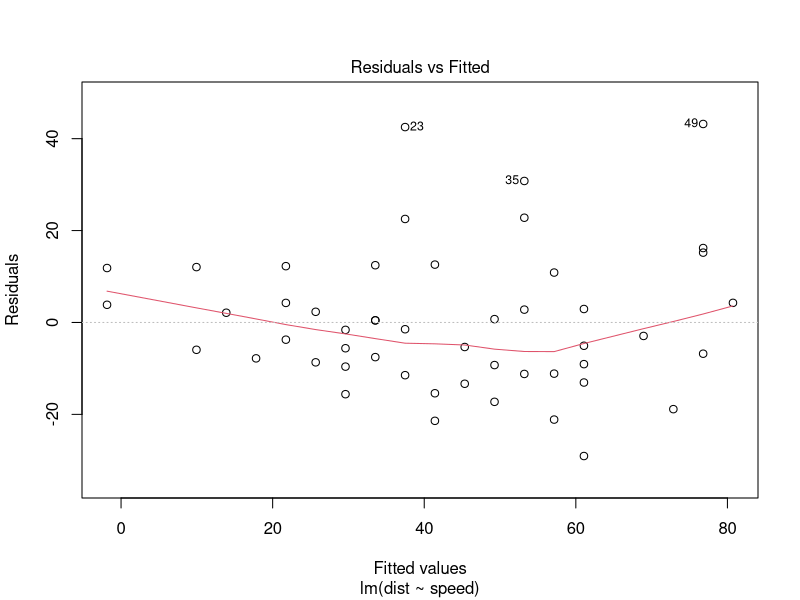
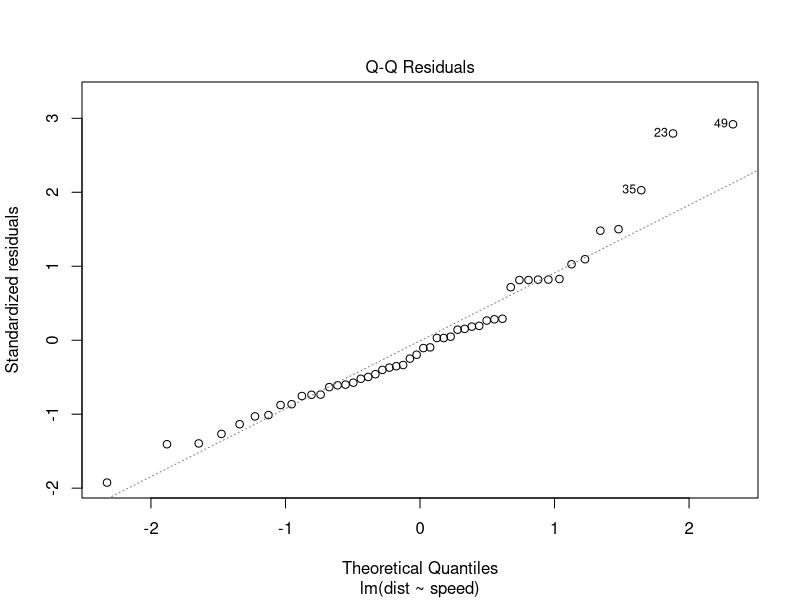
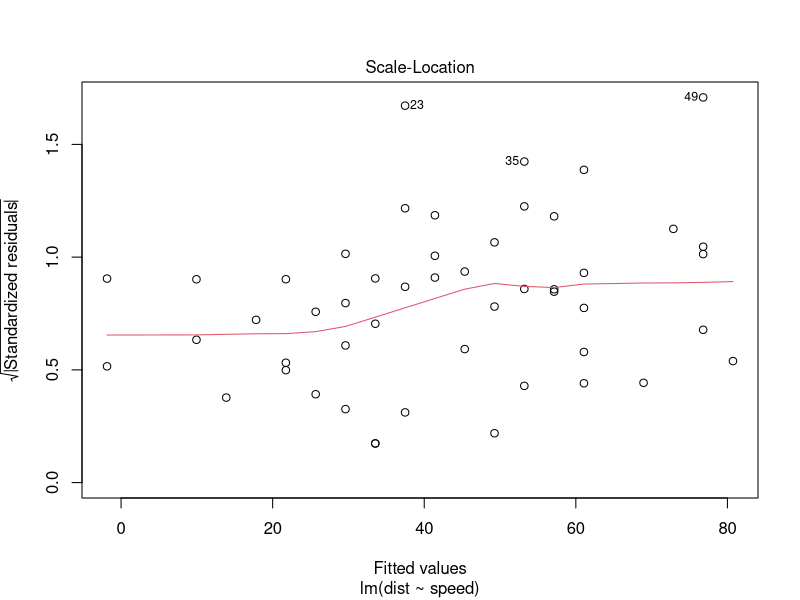
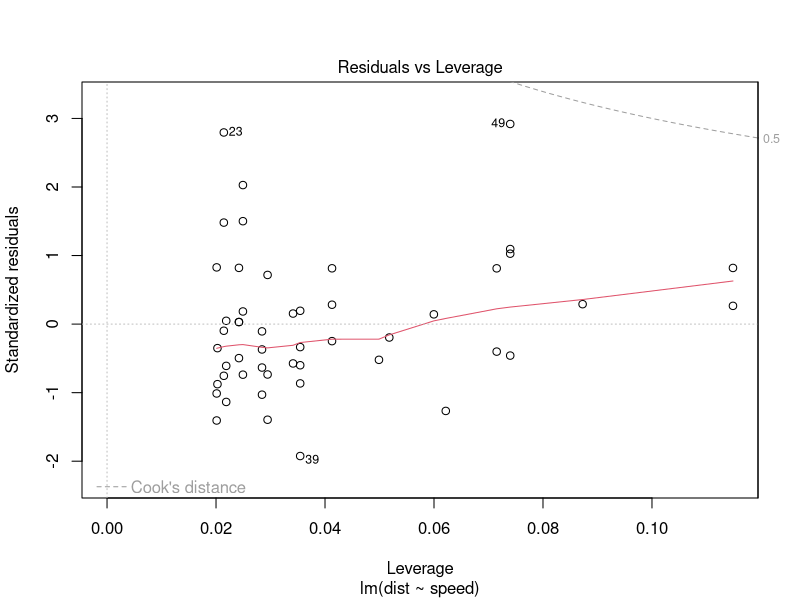
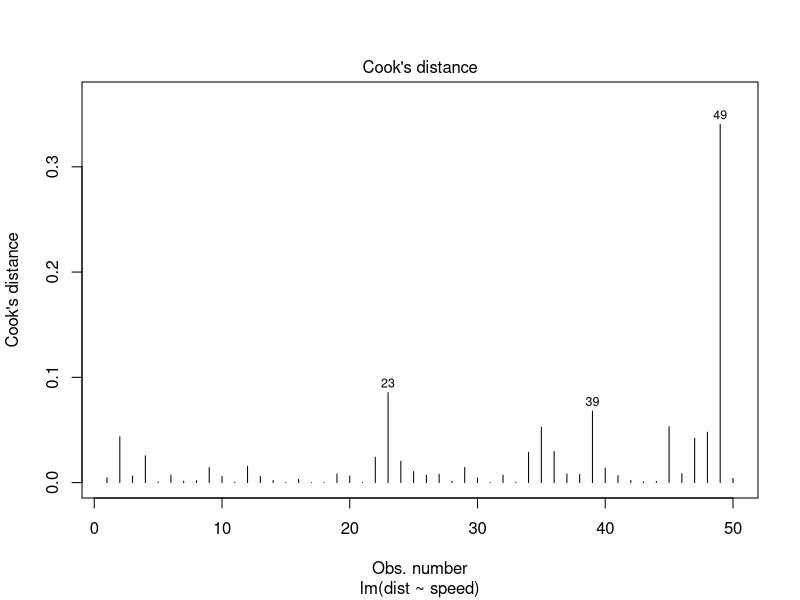
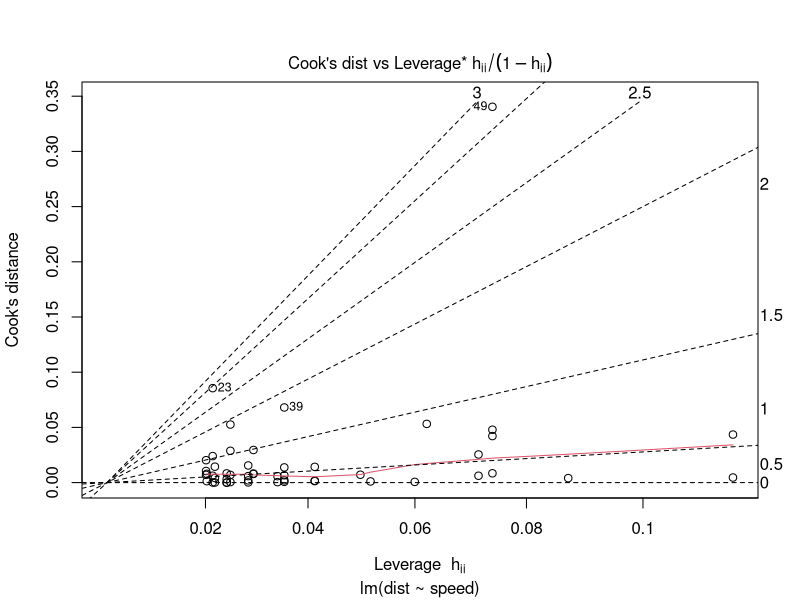
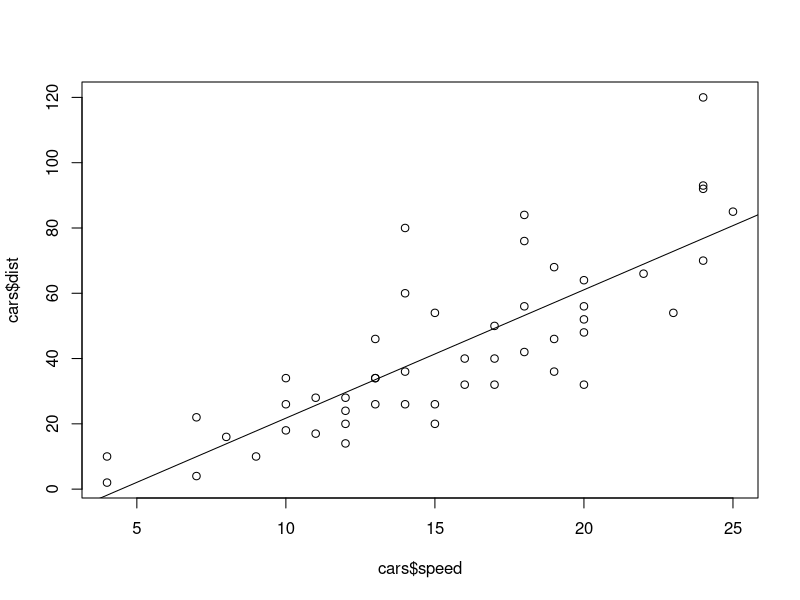
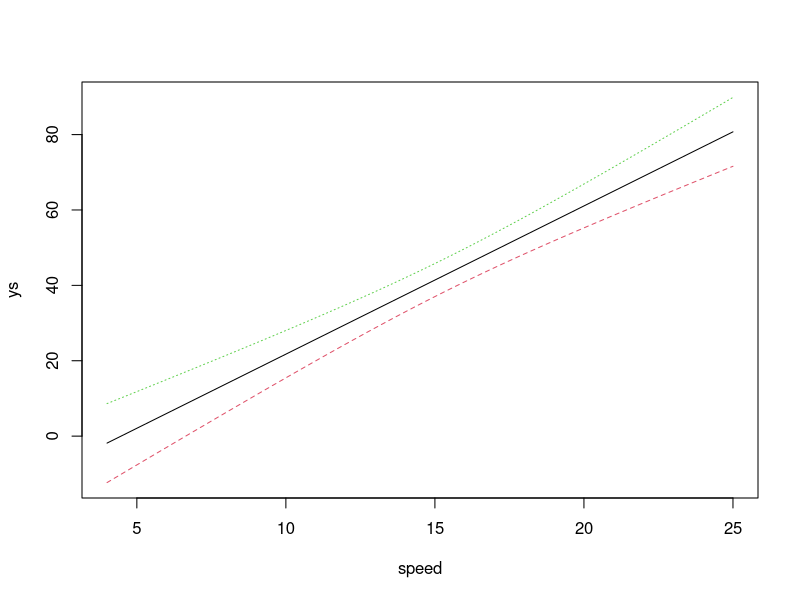

Write R code to recreate these figures, in order. (Note: this script raises an error after producing the figures.)
### 1 단순 선형 회귀(Simple Linear Regression)

# 1.1 모델 생성

data(cars)
head(cars)

m <- lm ( dist ~ speed , cars )
m

# 1.2 선형회귀 결과 추출

# 회귀 계수
coef(m)

# 예측 값(Fitted Values)
fitted ( m ) [1:4]

# 잔차(Residuals)
residuals ( m ) [1:4]

fitted ( m ) [1:4] + residuals ( m ) [1:4] # 예측값 + 잔차 = 원본데이터
cars $ dist [1:4]

# 계수의 신뢰구간
confint ( m )

# 잔차 제곱 합
deviance ( m )

sum (( cars $ dist - predict (m , newdata = cars ) ) ^2)


# 1.3 예측과 신뢰구간
# 예측값
predict (m , newdata = data.frame ( speed =3) )

# 예측값 확인
coef ( m )
-17.579095 + 3.932409 * 3

# 1.3 예측값 + 신뢰구간
predict (m , newdata = data.frame ( speed = c (3) ) , interval = "confidence" )

# 오차항을 고려한 신뢰구간
predict (m , newdata = data.frame ( speed = c (3) ) , interval = "prediction" )

# 1.4 모형 평가
summary ( m )

# 설명 변수 평가

# Estimate 열은 절편과 계수의 추정치
# Pr(> |t|)열은 t 분포를 사용하여 각 변수가 얼마나 유의한지
# Pr(> |t|)열 바로 뒤에 * 또는 ***로 표시된 문자열은 p value의 범위

# 결정계수와 F 통계량

# R-squared(R2 와 Adjusted R-squared)
# R2 는 설명 변수가 늘어나면 그 값이 커지는 성질이 있으므로
# R2를 자유도로 나눈 Adjusted R-suqared가 더 많이 사용


# 1.5 ANOVA 및 모델간의 비교
anova(m) # summary가 보여주는 F통계량과 동일

# anova() 함수를 사용해 완전 모형과 축소 모형을 직접 비교
full <- lm ( dist ~ speed , data = cars )
reduced <- lm ( dist ~ 1 , data = cars )

full
reduced

# 두 모델 비교
anova ( reduced , full )

# 모델을 비교한 결과 F 통계량은 89.567이며 p 값은 아주 작게 나타났다.
# 따라서 reduced 모델과 full 모델간에는 유의한 차이가 있다. 
# speed 열이 유의미한 설명변수임을 뜻한다.

# 1.6 모델 평가 차트
plot(m)

# ‘Residuals vs Fitted’ : X축에 선형회귀로 적합된 값, Y축에 적합된 값과 실 데이터의 차이인 잔차를 보여준다. 
# ‘Noraml Q-Q’ : 잔차가 정규분포를 따르는지 확인하기 위한 목적
# ‘Scale-Location’ : X축에 선형회귀로 적합된 값, Y축에 표준화 잔차
# ’Residuals vs Leverage’는 X축에 Leverage, Y축에 표준화 잔차


# 관찰값별 Cook’s Distance
plot ( m , which = 4 )

# 각 관찰값에 대한 Leverage와 Cook’s Distance
plot ( m , which = 6 )

# 1.7 회귀 직선의 시각화

plot ( cars $ speed , cars $ dist )
abline ( coef ( m ) )

# 추정값의 신뢰구간 포함

summary ( cars $ speed )

predict (m ,
         newdata = data.frame ( speed = seq (4.0 , 25.0 , .2 ) ) ,
         interval = "confidence" )

speed <- seq ( min ( cars $ speed ) , max ( cars $ speed ) , .1 )

ys <- predict (m , newdata = data.frame ( speed = speed ) ,
               interval = "confidence" )


matplot ( speed , ys , type = 'n')
matlines ( speed , ys )



### 2 중선형회귀(Multiple Linear Regression)
# 2.1 모델 생성 및 평가

m <- lm ( Sepal.Length ~ Sepal.Width + Petal.Length + Petal.Width ,
          data = iris )
m

summary ( m )

# 중선형회귀에서의 귀무가설은 ‘H0: 모든 계수가 0 (즉 β0 = β1 = · · · = 0)’
# 하나의 설명변수라도 0이 아닌 계수를 갖게되면 모델이 유의한것으로 판단

# 2.2 범주형변수

m <- lm ( Sepal.Length ~ . , data = iris )
m
summary(m)

# 가변수를 사용한 범주형 변수의 표현
# setosa     0 0
# versicolor 1 0
# virginica  0 1

# 데이터가 어떻게 코딩되어 모델에 사용되는지 확인
model.matrix ( m ) [ c (1 , 51 , 101) ,]

# 명목형 변수 P-value 확인
anova(m)


# 2.3 중선형회귀모형의 시각화
with ( iris , plot ( Sepal.Width , Sepal.Length ,
                     cex = .7 ,
                     pch = as.numeric ( Species ) ) )

# pch : 점모양.. 1,2,3
as.numeric ( iris $ Species )

#범례
legend ( "topright" , levels ( iris $ Species ) , pch =1:3 , bg = "white" )
levels ( iris $ Species )

m <- lm ( Sepal.Length ~ Sepal.Width + Species , data = iris )
m
coef(m)
anova(m)

abline (2.25 , 0.80 , lty =1)
abline (2.25 + 1.45 , 0.80 , lty =2)
abline (2.25 + 1.94 , 0.80 , lty =3)

# 2.4 표현식을 위한 I()의 사용
x <- 1:1000
y <- x ^2 + 3 * x + 5 + rnorm (1000)
lm ( y ~ I (x^2) + x )

# lm ( y ~ x^2) # 이렇게 쓰면 안됨.. 상호작용으로 해석

# 난 이렇게 할래...
x2 = x ^ 2
lm ( y ~ x2 + x )

# Y = 3 × (X1 + X2) + ϵ의 예

x1 <- 1:1000
x2 <- 3 * x1
y <- 3 * ( x1 + x2 ) + rnorm (1000)
lm ( y ~ I ( x1 + x2 ) )

# x,y 별개
lm ( y ~ x1 + x2 )

# 2.5 변수의 변환

# ex1
x <- 101:200
y <- exp (3 * x + rnorm (100) )
lm ( log ( y ) ~ x )

plot(x,log ( y ))
abline(lm ( log ( y ) ~ x ))

# ex2
x <- 101:200
y <- log ( x ) + rnorm (100)
lm ( y ~ log ( x ) )

plot(log ( x ),y)
abline(lm ( y ~ log ( x ) ))

# I()와 같이 X∧2나 X∧3 등만의 표현 피하자

## 2.6 상호 작용
head(iris)
lm(Sepal.Length ~ Sepal.Width, iris)
lm(Sepal.Length ~ Sepal.Width + Species, iris)

# 상호작용 표현 
lm(Sepal.Length ~ Sepal.Width + Species + Sepal.Width:Species, iris) 

# 또 다른 상호작용
lm(Sepal.Length ~ Sepal.Width * Species, iris) 

# 만약 3개이상 변수면..
# 3개가 동시에 상호작용한다면 *
lm(Sepal.Length ~ Sepal.Width * Petal.Length * Species, iris)

# 3개중 2개만 상호작용한다면 ^2
lm(Sepal.Length ~ (Sepal.Width + Petal.Length + Species)^2, iris) 

# ex) Orange
data(Orange)
head(Orange)

with ( Orange ,
       plot ( Tree , circumference , xlab = "tree" , ylab = "circumference" ) )

# interaction.plot() : 상호작용 plot  
with ( Orange , interaction.plot ( age , Tree , circumference ) )

# 순서가 없는 범주형 변수로 변환
Orange [ , "fTree" ] <- factor ( Orange [ , "Tree" ] , ordered = FALSE )

m <- lm ( circumference ~ fTree * age , data = Orange )
anova ( m )

mm <- model.matrix ( m )
head ( mm )

mm[ , grep( "age" , colnames ( mm ) ) ]

### 3 이상치(outlier)

data ( Orange )
m <- lm ( circumference ~ age + I ( age ) , data = Orange )
rstudent ( m )


library ( car )
outlierTest ( m )
# 21이 가장 크지만 이상치는 아니다

data ( Orange )

# 이상치 강제 추가
Orange <- rbind ( Orange ,
                    data.frame ( Tree = as.factor ( c (6 , 6 , 6) ) ,
                                   age = c (118 , 484 , 664) ,
                                   circumference = c (177 , 50 , 30) ) )
tail ( Orange )



m <- lm ( circumference ~ age + I ( age ^2) , data = Orange )
outlierTest ( m )
# 36이 이상치 데이터로 검출


### 4 변수 선택

# 4.1 단계적 변수 선택
library ( mlbench )
data ( BostonHousing )
m <- lm ( medv ~ . , data = BostonHousing )
summary(m)

m2 <- step ( m , direction = "both" )

formula ( m2 )

# 4.2 모든 경우에 대한 비교
# install.packages("leaps")
library ( leaps )
m <- regsubsets ( medv ~ . , data = BostonHousing )
summary ( m )

summary(m)$bic
summary(m)$adjr2

plot(m)
